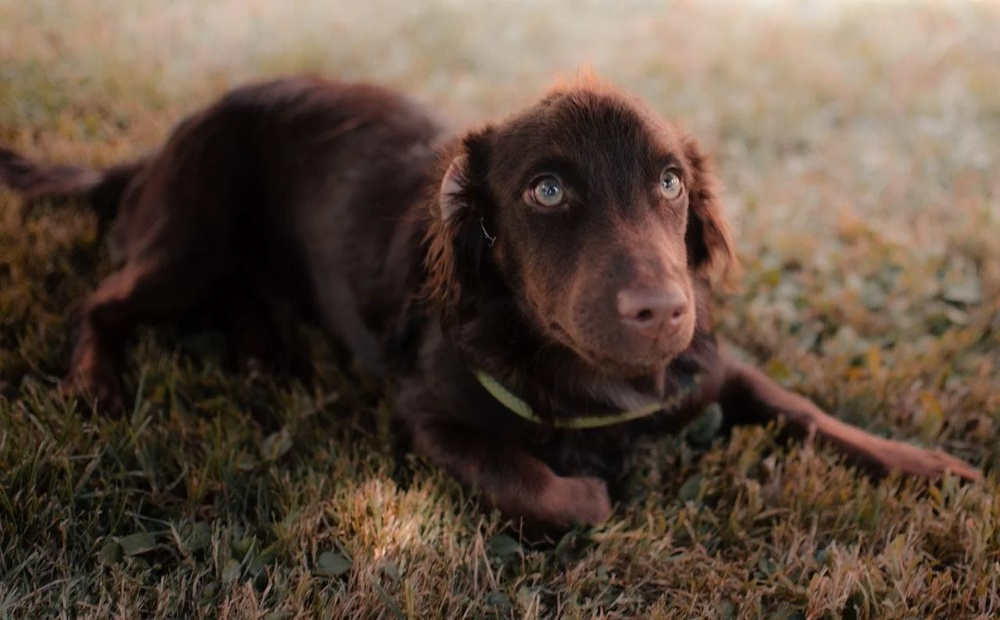
#> input picture 4-Machine_Learning/2-No Supervisado/1-PCA/my_doggo_sample.jpeg, 1000 x 620 px, shrunk from 1280 x 793 before the run
$ jupyter execute 'PCA_Compress_image - Clase.ipynb'
#> lines starting #> are read from the running program, lines starting #| are printed output that depends on the picture
A typical digital image is made by stacking Red Blue and Green pixel arrays of intensities ranging from 0 to 255.

A grayscale image does not contain color but only shades of gray. The pixel intensity in a grayscale image varies from black (0 intensity) to white (255 full intensity) to make it what we usually call as a Black & White image.

Digits dataset is a grayscale image dataset of handwritten digit having 1797 8×8 images.

[cell 1]
#importing the dataset
import numpy as np
import matplotlib.pyplot as plt
from sklearn.datasets import load_digits

digits = load_digits()
data = digits.data
data.shape

sklearn.datasets module makes it quick to import digits data by importing load_digits class from it. The shape of the digit data is (1797, 64). 8×8 pixels are flattened to create a vector of length 64 for every image.

[cell 2]
#taking a sample image to view
#Remember image is in the form of numpy array.
image_sample = data[0,:].reshape(8,8)
plt.imshow(image_sample)
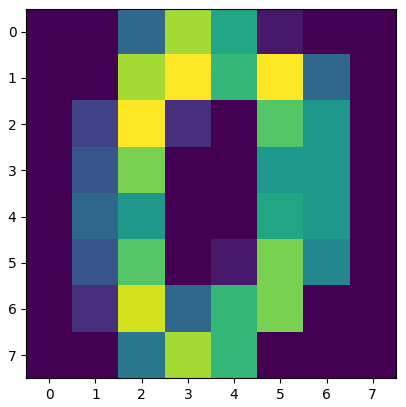
#> figure drawn by matplotlib, 1 panel

Now, using PCA, let’s reduce the image dimensions from 64 to just 2 so that we can visualize the dataset using a Scatterplot.

[cell 3]
# Import required modules
from sklearn.decomposition import PCA

pca = PCA(2)
converted_data = pca.fit_transform(digits.data)
converted_data.shape

We can also pass a float value less than 1 instead of an integer number. i.e. PCA(0.90) this means the algorithm will find the principal components which explain 90% of the variance in data.

[cell 4]
plt.style.use('seaborn-whitegrid')
plt.figure(figsize = (10,6))
c_map = plt.cm.get_cmap('jet', 10)
plt.scatter(converted_data[:, 0], converted_data[:,1], s= 15,
           cmap = c_map, c = digits.target)
plt.colorbar()
plt.xlabel('PC-1'), plt.ylabel('PC-2')
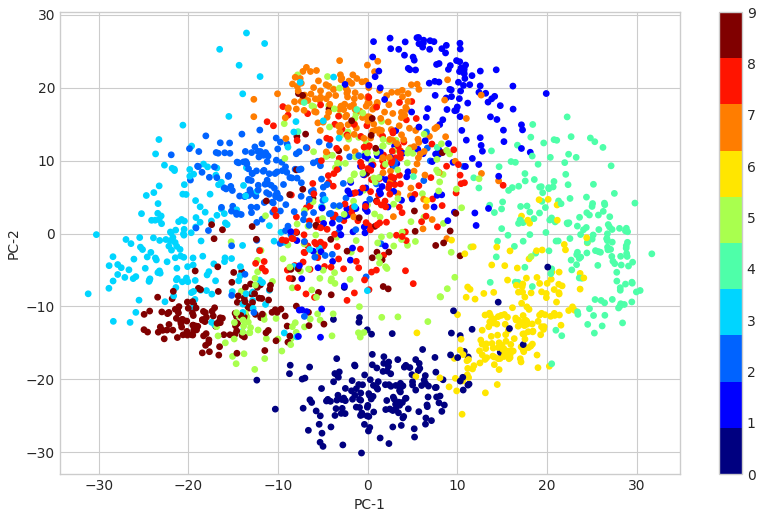
#> figure drawn by matplotlib, 2 panels

Another cool application of PCA is in Image compression. Let’s have a look at how can we achieve this with python.

[cell 5]
# Importing required libraries
import cv2
import numpy as np
import matplotlib.pyplot as plt
from sklearn.decomposition import PCA

[cell 6]
#! pip install opencv-python

[cell 7]
# Loading the image
img = cv2.imread('my_doggo_sample.jpeg') # you can use any that you want
#> img is the input picture: shape (620, 1000, 3); mean B, G, R 62.3, 75.8, 93.2
plt.imshow(img)

[cell 8]
# Splitting the image in R,G,B arrays.
blue, green, red = cv2.split(img)
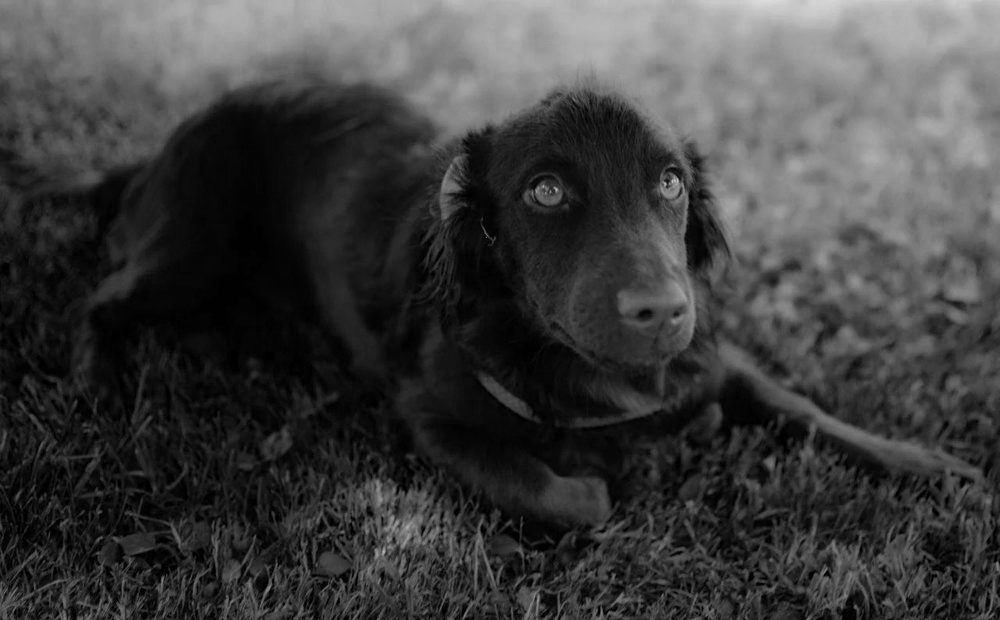
#> blue: shape (620, 1000); min 0, max 221, mean 62.3
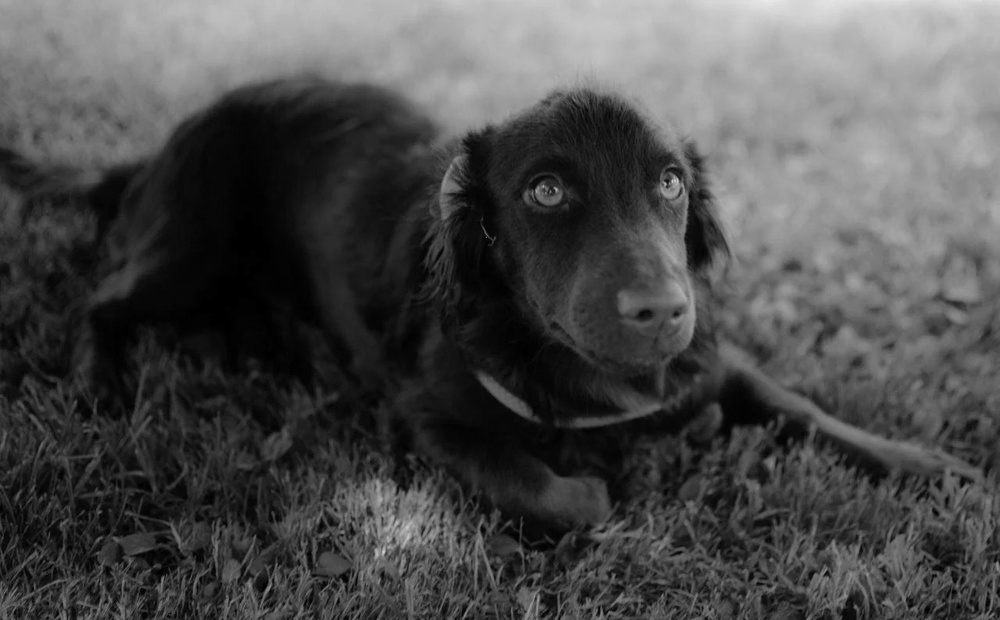
#> green: shape (620, 1000); min 0, max 235, mean 75.8


#it will split the original image into Blue, Green and Red arrays.

[cell 9]
img.shape
#> Out = (620, 1000, 3)

OpenCV will split into Blue, Green, and Red channels instead of Red, Blue, and Green. Be very careful of the sequence here.

[cell 10]
# Initialize PCA with first 20 principal components
pca = PCA(20)

# Applying to the red channel and then inverse transform to transformed array
red_transformed = pca.fit_transform(red)
print('red_transformed.shape:', red_transformed.shape)
#| red_transformed.shape: (620, 20)
red_inverted = pca.inverse_transform(red_transformed)
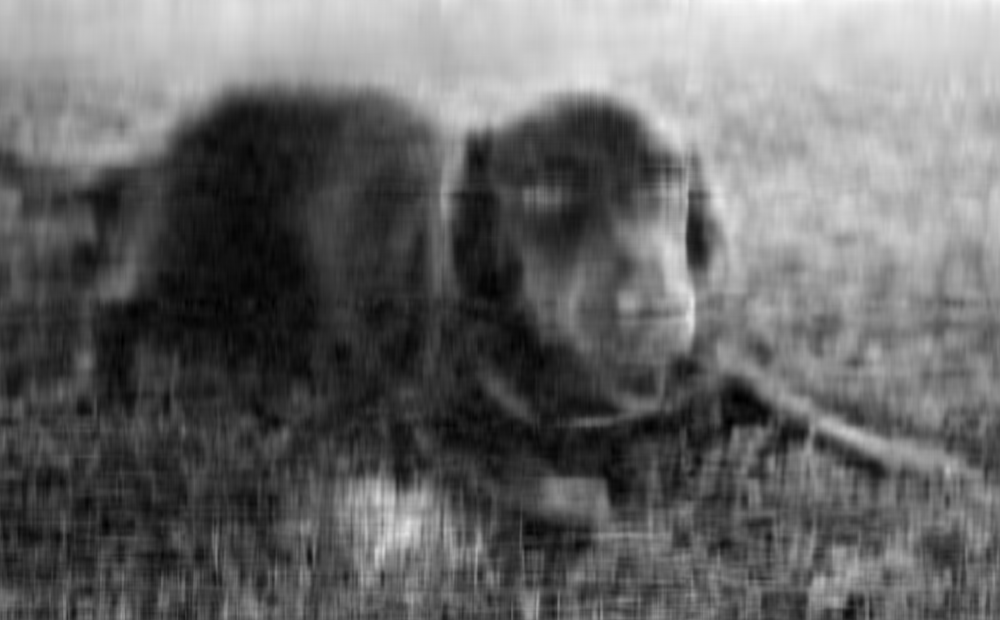
#> red_inverted: shape (620, 1000) float64; min -10.99, max 246.5, mean 93.2; drawn with min black and max white
print('red_inverted.shape:', red_inverted.shape)
#| red_inverted.shape: (620, 1000)

# Applying to the green channel and then inverse transform to transformed array
green_transformed = pca.fit_transform(green)
print('green_transformed.shape:', green_transformed.shape)
#| green_transformed.shape: (620, 20)
green_inverted = pca.inverse_transform(green_transformed)
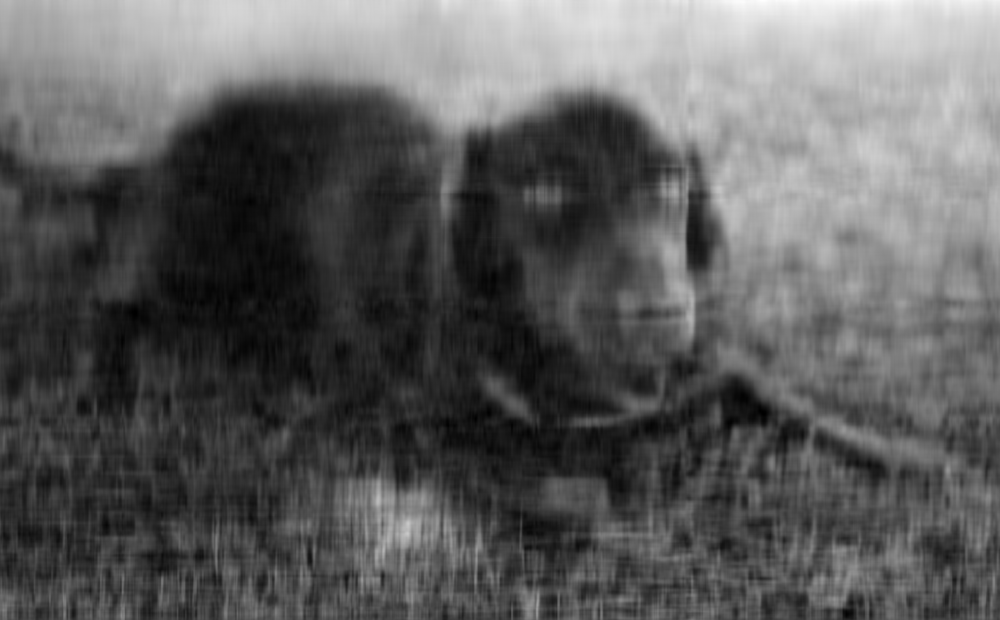
#> green_inverted: shape (620, 1000) float64; min -12.36, max 230.3, mean 75.8; drawn with min black and max white
print('green_inverted.shape:', green_inverted.shape)
#| green_inverted.shape: (620, 1000)

# Applying to the blue channel and then inverse transform to transformed array

blue_transformed = pca.fit_transform(blue)
print('blue_transformed.shape:', blue_transformed.shape)
#| blue_transformed.shape: (620, 20)
blue_inverted = pca.inverse_transform(blue_transformed)
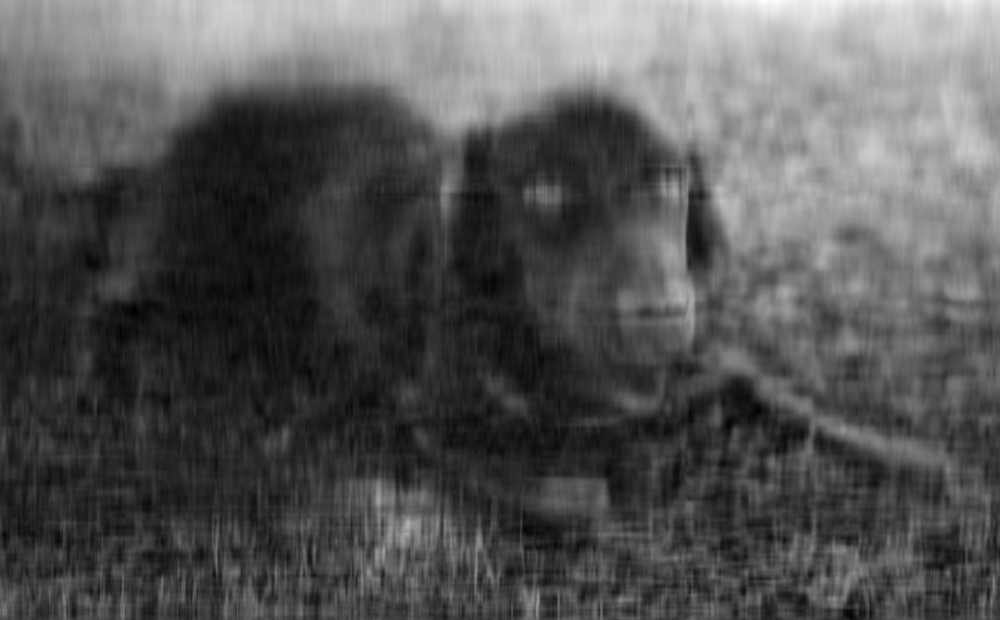
#> blue_inverted: shape (620, 1000) float64; min -16.29, max 221, mean 62.3; drawn with min black and max white
print('blue_inverted.shape:', blue_inverted.shape)
#| blue_inverted.shape: (620, 1000)

[cell 11]
img_not_compressed = (np.dstack((blue, green, red))).astype(np.uint8)

[cell 12]
#viewing the not compressed image
plt.imshow(img_not_compressed)

In the process of reconstructing the original dimensions from the reduced dimensions, some information is lost as we keep only selected principal components, 20 in this case.

[cell 13]
img_compressed = (np.dstack((blue_inverted, green_inverted, red_inverted))).astype(np.uint8)
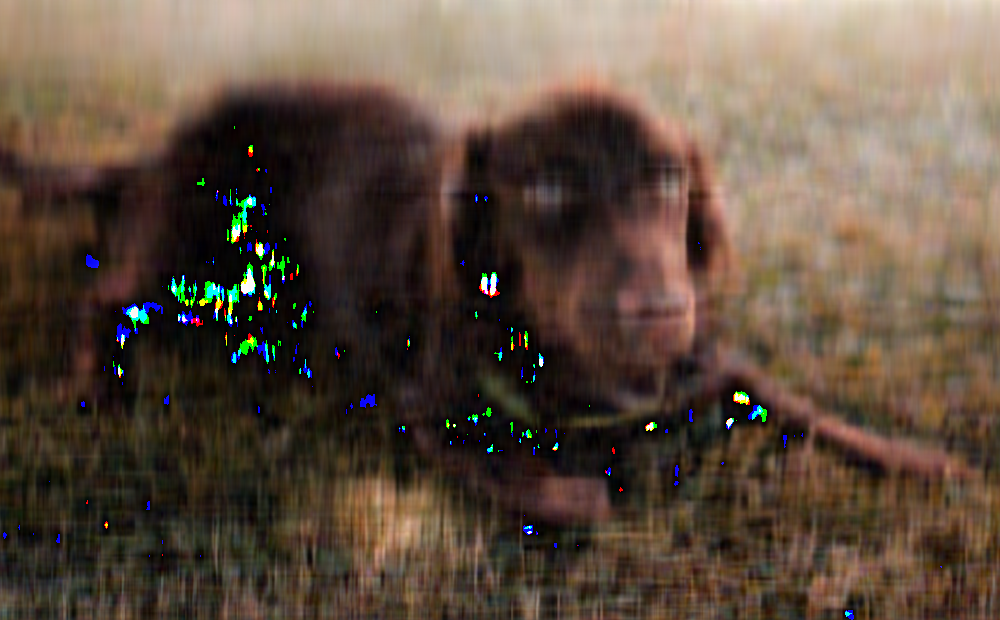
#> img_compressed: shape (620, 1000, 3); mean of channels 0, 1, 2 63.7, 77.2, 93.6; drawn as B, G, R

Stacking the inverted arrays using dstack function. Here it is important to specify the datatype of our arrays, as most images are of 8 bit. Each pixel is represented by one 8-bit byte.

[cell 14]
#viewing the compressed image
plt.imshow(img_compressed)

The output above is what we get when considering just 20 Principal components.

If we increase the number of Principal components the output image will get clear.

1) Now check with how many Principal Components your eyes can't see the difference with the original!

2) The dog should not be so blue, fix it!

[cell 15]
b, g, r = cv2.split(img) # get b, g, r
rgb_img1 = cv2.merge([r,g,b]) # cambia a r,g,b
